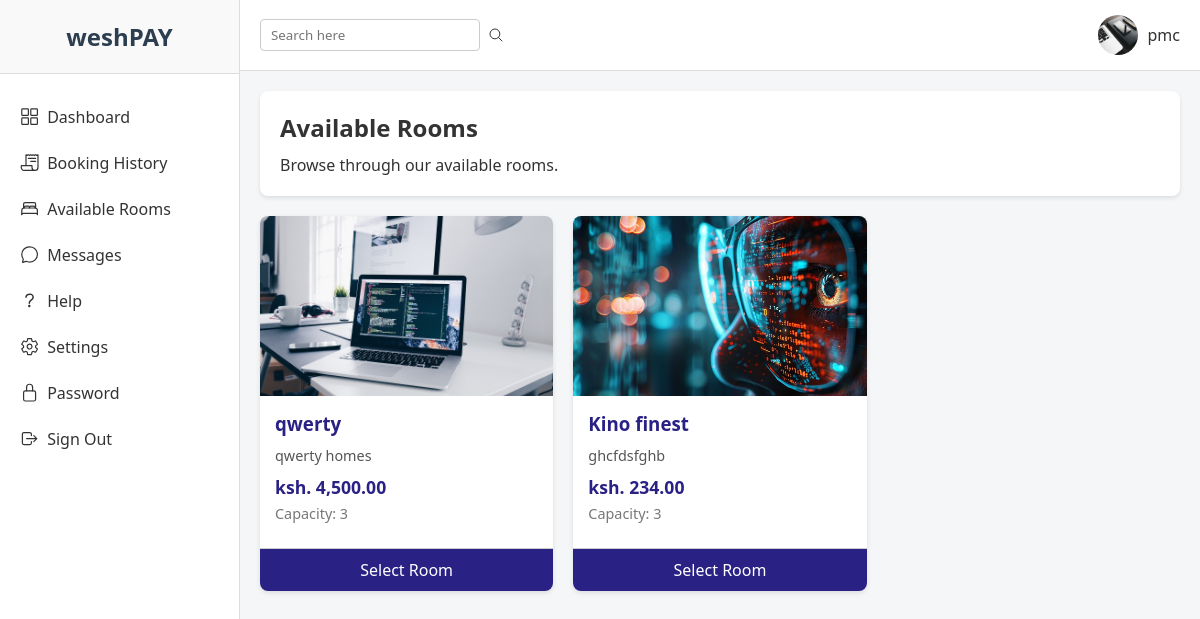
The app's page /listings.php (signed in), older data.
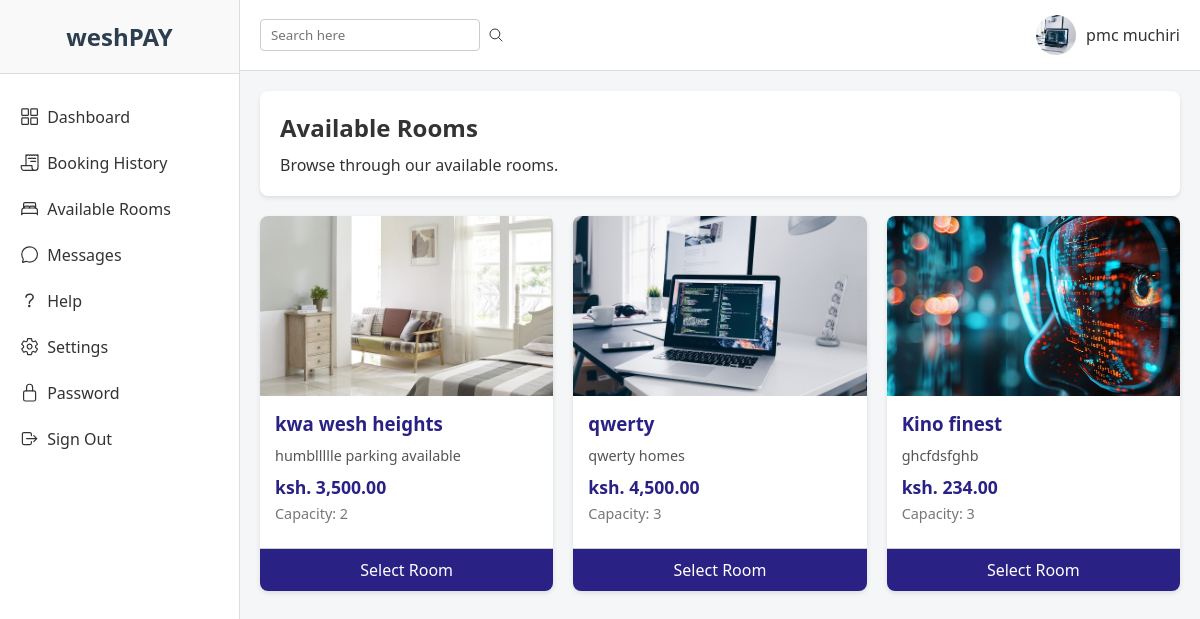
The same page, newer data.
### tables this page shows
CREATE TABLE `users` (
  `user_id` int(11) NOT NULL,
  `full_name` varchar(100) NOT NULL,
  `profile_picture` varchar(255) DEFAULT NULL,
  `email` varchar(100) NOT NULL,
  `phone` varchar(20) NOT NULL,
  `password_hash` varchar(255) NOT NULL,
  `role` enum('guest','host','admin') NOT NULL DEFAULT 'guest',
  `created_at` timestamp NOT NULL DEFAULT current_timestamp()
);

CREATE TABLE `rooms` (
  `id` int(11) NOT NULL,
  `name` varchar(255) NOT NULL,
  `description` text DEFAULT NULL,
  `price` decimal(10,2) NOT NULL,
  `capacity` int(11) NOT NULL,
  `image` varchar(255) DEFAULT NULL,
  `created_at` timestamp NOT NULL DEFAULT current_timestamp()
);

### public/listings.php (the view, shortened to what this page needs)
<?php
require_once '../config/db_connect.php';
$stmt = $pdo->query("SELECT id, name, description, price, capacity, image FROM rooms ORDER BY created_at DESC");
$rooms = $stmt->fetchAll(PDO::FETCH_ASSOC);
$user_id = $_SESSION["user_id"];
$stmt = $pdo->prepare("SELECT full_name, profile_picture FROM users WHERE user_id = ?");
$stmt->execute([$user_id]);
$user = $stmt->fetch(PDO::FETCH_ASSOC);
$full_name = $user ? $user["full_name"] : "User";
$profile_picture = $user && !empty($user["profile_picture"])
    ? "../uploads/" . $user["profile_picture"]
    : "../assets/imgs/customer01.jpg";
?>
<!DOCTYPE html>
<html lang="en">
<head>
  <link rel="stylesheet" href="../assets/css/dashboard_new.css">
</head>
<body>
  <aside class="sidebar">
    <div class="sidebar-brand">
      <h2>weshPAY</h2>
    </div>
    <nav class="sidebar-nav">
      <ul>
        <li><a href="dashboard.php"><ion-icon name="grid-outline"></ion-icon> Dashboard</a></li>
        <li><a href="booking_history.php" class="active"><ion-icon name="receipt-outline"></ion-icon> Booking History</a></li>
        <li><a href="listings.php" class="active"><ion-icon name="bed-outline"></ion-icon> Available Rooms</a></li>
        <li><a href="#"><ion-icon name="chatbubble-outline"></ion-icon> Messages</a></li>
        <li><a href="#"><ion-icon name="help-outline"></ion-icon> Help</a></li>
        <li><a href="#"><ion-icon name="settings-outline"></ion-icon> Settings</a></li>
        <li><a href="#"><ion-icon name="lock-closed-outline"></ion-icon> Password</a></li>
        <li><a href="logout.php"><ion-icon name="log-out-outline"></ion-icon> Sign Out</a></li>
      </ul>
    </nav>
  </aside>
  <div class="main-content">
    <header class="header">
      <div class="header-search">
        <input type="text" placeholder="Search here" />
        <ion-icon name="search-outline"></ion-icon>
      </div>
      <div class="header-user">
        <img src="<?php echo htmlspecialchars($profile_picture); ?>" alt="User Profile">
        <span><?php echo htmlspecialchars($full_name); ?></span>
      </div>
    </header>
    <section class="overview">
      <div class="welcome-card">
        <h1>Available Rooms</h1>
        <p>Browse through our available rooms.</p>
      </div>
      <div class="container2">
        <?php if ($rooms && count($rooms) > 0): ?>
          <div class="rooms-grid">
            <?php foreach ($rooms as $room): ?>
              <div class="room-card">
                <?php if (!empty($room['image'])): ?>
                  <img src="../<?php echo htmlspecialchars($room['image']); ?>" alt="<?php echo htmlspecialchars($room['name']); ?>">
                <?php else: ?>
                  <img src="../assets/imgs/default-room.png" alt="Default Room Image">
                <?php endif; ?>
                <div class="room-info">
                  <h3><?php echo htmlspecialchars($room['name']); ?></h3>
                  <p><?php echo htmlspecialchars($room['description']); ?></p>
                  <p class="price">ksh. <?php echo number_format($room['price'], 2); ?></p>
                  <p class="capacity">Capacity: <?php echo htmlspecialchars($room['capacity']); ?></p>
                </div>
                <a href="room_details.php?id=<?php echo $room['id']; ?>" class="select-btn">Select Room</a>
              </div>
            <?php endforeach; ?>
          </div>
        <?php else: ?>
          <p style="text-align: center;">No rooms available at this time.</p>
        <?php endif; ?>
      </div>
    </section>
    <?php include '../includes/navbarroot.php'; ?>
</body>
</html>

### includes/navbarroot.php
</body>
</html>

### assets/css/dashboard_new.css (style rules this page uses)
* { box-sizing: border-box; margin: 0; padding: 0; font-family: "Segoe UI", Tahoma, Geneva, Verdana, sans-serif; }
body { background: #f4f6f8; color: #333; display: flex; }
.sidebar { width: 240px; background: #fff; border-right: 1px solid #ddd; min-height: 100vh; display: flex; flex-direction: column; align-items: center; }
.sidebar-brand { text-align: center; padding: 20px 0; width: 100%; background: #f9f9f9; border-bottom: 1px solid #ddd; }
.sidebar-brand h2 { color: #2c3e50; font-size: 1.5rem; }
.sidebar-nav { width: 100%; margin-top: 20px; }
.sidebar-nav ul { list-style: none; }
.sidebar-nav li { width: 100%; }
.sidebar-nav a { display: flex; align-items: center; padding: 12px 20px; color: #333; text-decoration: none; transition: background 0.3s; }
.sidebar-nav ion-icon { margin-right: 10px; font-size: 1.2rem; }
.main-content { flex: 1; display: flex; flex-direction: column; }
.header { display: flex; justify-content: space-between; align-items: center; background: #fff; padding: 15px 20px; border-bottom: 1px solid #ddd; }
.header-search { display: flex; align-items: center; gap: 8px; }
.header-search input { padding: 6px 10px; border: 1px solid #ccc; border-radius: 4px; }
.header-user { display: flex; align-items: center; gap: 10px; }
.header-user img { width: 40px; height: 40px; border-radius: 50%; object-fit: cover; }
.overview { padding: 20px; background: #f4f6f8; }
.welcome-card { background: #fff; padding: 20px; border-radius: 8px; margin-bottom: 20px; box-shadow: 0 2px 4px rgba(0,0,0,0.1); }
.welcome-card h1 { margin-bottom: 10px; }
.sidebar { width: 240px; background: #fff; border-right: 1px solid #ddd; min-height: 100vh; display: flex; flex-direction: column; }
.sidebar-brand { padding: 20px; border-bottom: 1px solid #ddd; text-align: center; }
.sidebar-brand h2 { margin: 0; }
.sidebar-nav ul { list-style: none; padding: 0; margin: 0; }
.sidebar-nav li a { display: flex; align-items: center; padding: 12px 20px; text-decoration: none; color: #333; transition: background 0.3s; }
.sidebar-nav ion-icon { margin-right: 8px; font-size: 1.2rem; }
.overview { padding: 20px; background: #f4f6f8; flex: 1; }

### public/listings.php (style rules this page uses)
.rooms-grid { display: grid; grid-template-columns: repeat(auto-fill, minmax(250px, 1fr)); gap: 20px; }
.room-card { background: #fff; border-radius: 8px; box-shadow: 0 2px 5px rgba(0,0,0,0.1); overflow: hidden; display: flex; flex-direction: column; transition: transform 0.3s; }
.room-card img { width: 100%; height: 180px; object-fit: cover; }
.room-info { padding: 15px; }
.room-info h3 { margin-bottom: 10px; color: #2a2185; }
.room-info p { margin-bottom: 10px; font-size: 0.9rem; color: #555; }
.room-info .price { font-size: 1.1rem; font-weight: bold; color: #2a2185; margin-bottom: 5px; }
.room-info .capacity { font-size: 0.9rem; color: #777; }
.select-btn { display: block; text-align: center; background-color: #2a2185; color: #fff; text-decoration: none; padding: 10px; border-top: 1px solid #ccc; transition: background-color 0.3s; }

Row changes from the older to the newer data that the page shows:
changed users: profile_picture: a different picture; full_name "pmc" → "pmc muchiri"
added rooms: image (picture), name "kwa wesh heights", description "humbllllle parking available", price "3,500.00", capacity "2"
